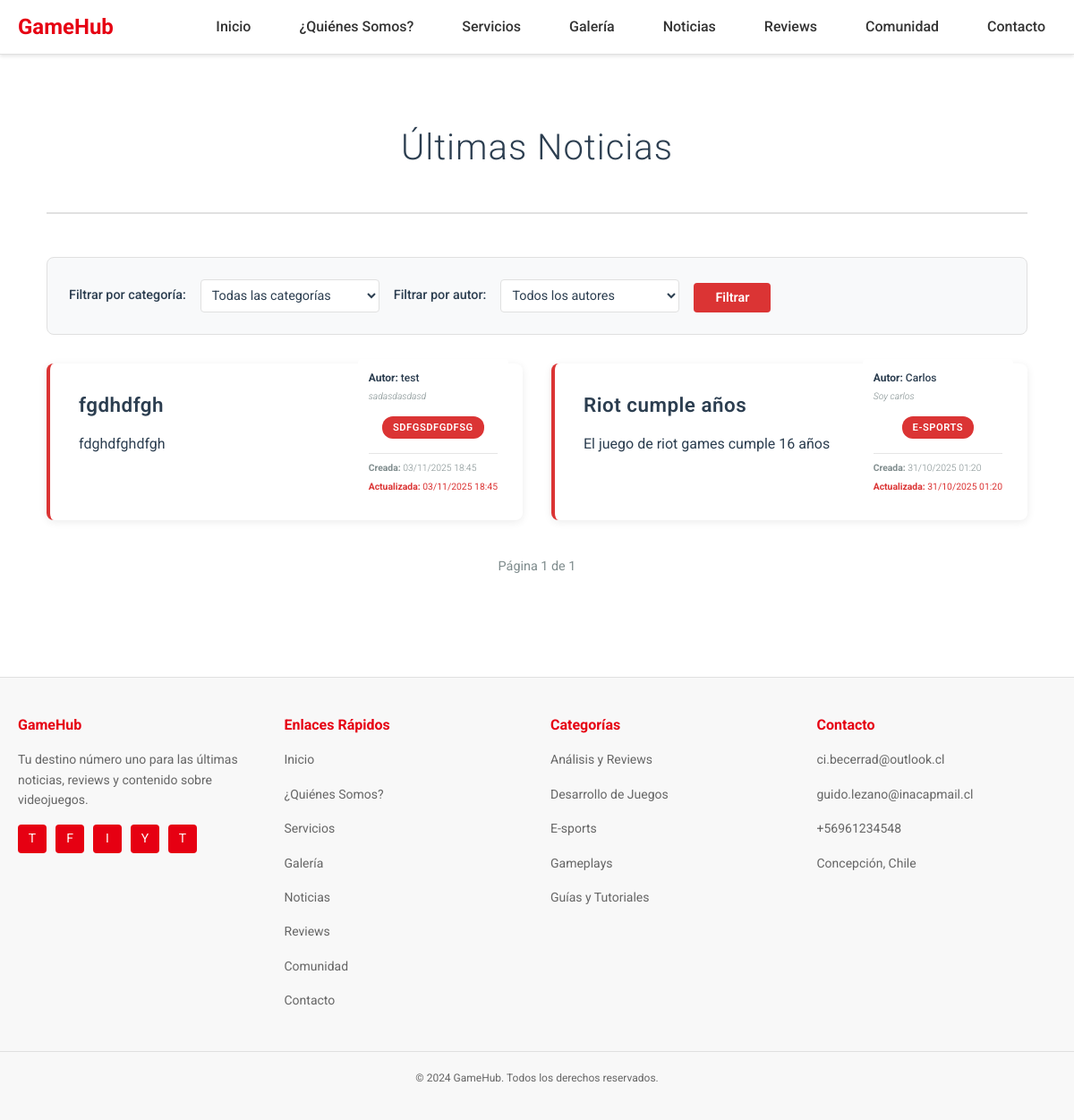
Screenshot of /noticias/ with the database file from the repository.
### noticias/models.py (models this page shows, shortened)
class Noticia(models.Model):
    titulo = models.CharField(max_length=100)
    detalle = models.TextField()
    autor = models.ForeignKey(Autor, on_delete=models.CASCADE, related_name="noticias")  # Relación con Autor
    categoria = models.ForeignKey(Categoria, on_delete=models.PROTECT, related_name="noticias")  # Relación con Categoria
    created = models.DateTimeField(auto_now_add=True)
    updated = models.DateTimeField(auto_now=True)

class Autor(models.Model):
    nombre = models.CharField(max_length=100)
    bio = models.TextField(blank=True)

class Categoria(models.Model):
    nombre = models.CharField(max_length=100, unique=True)

### noticias/views.py (the view)
# urls.py: path('noticias/', include('noticias.urls')),
def noticias(request):
    lista_noticias = (
        Noticia.objects.select_related('autor', 'categoria')
        .all()  # Obtiene todas las noticias inicialmente
    )
    categoria_id = request.GET.get('categoria')  # Ej: ?categoria=2
    autor_id = request.GET.get('autor')          # Ej: ?autor=5
    if categoria_id:
        lista_noticias = lista_noticias.filter(categoria_id=categoria_id)
    if autor_id:
        lista_noticias = lista_noticias.filter(autor_id=autor_id)
    lista_noticias = lista_noticias.order_by('-created')
    paginator = Paginator(lista_noticias, 5)# Divide resultados en páginas de 5 elementos cada una
    page_number = request.GET.get('page')# Obtiene número de página desde URL (ej: ?page=2)
    page_obj = paginator.get_page(page_number)# Obtiene objeto de página actual
    categorias = Categoria.objects.all()
    autores = Autor.objects.all()
    categoria_selected = int(categoria_id) if categoria_id else None
    autor_selected = int(autor_id) if autor_id else None
    return render(request, 'noticias/noticias.html', {
        'page_obj': page_obj,           # Objeto de paginación con noticias
        'categorias': categorias,       # Todas las categorías para filtro
        'autores': autores,             # Todos los autores para filtro
        'categoria_selected': categoria_selected,  # Categoría activa
        'autor_selected': autor_selected,          # Autor activo
    })

### core/context_processors.py (called while the page is built)
def categorias_noticias(request):
    try:
        from noticias.models import Categoria, Noticia
        categorias = list(Categoria.objects.all().order_by('nombre'))
        ultimas_noticias = list(Noticia.objects.select_related('autor', 'categoria').order_by('-created')[:5])
        return {
            'categorias_noticias': categorias,  # Lista de categorías disponibles
            'ultimas_noticias': ultimas_noticias,  # Últimas 5 noticias ordenadas por fecha descendente
        }
    except Exception:
        return {
            'categorias_noticias': [],
            'ultimas_noticias': [],
        }

### noticias/templates/noticias/noticias.html (shortened to what this page needs)
{% extends "core/base.html" %}
{% load static %}
{% block extra_css %}
<link rel="stylesheet" href="{% static 'noticias/css/noticias.css' %}">
{% endblock %}
{% block content %}
<div class="noticias-container">
  <div class="noticias-header">
    <h1>Últimas Noticias</h1>
  </div>
  <div class="filtros">
    <form method="get" action="{% url 'noticias:noticias' %}">
      <label for="categoria">Filtrar por categoría:</label>
      <select name="categoria" id="categoria">
        <option value="">Todas las categorías</option>
      </select>
      <label for="autor">Filtrar por autor:</label>
      <select name="autor" id="autor">
        <option value="">Todos los autores</option>
      </select>
      <button type="submit">Filtrar</button>
    </form>
  </div>
  {% if page_obj %}
  <ul class="noticias-list">
    {% for n in page_obj %}
    <li class="noticia-item">
      <h2 class="noticia-titulo">{{ n.titulo }}</h2>
      <p class="noticia-detalle">{{ n.detalle }}</p>
      <div class="noticia-meta">
        <div class="meta-autor">
          <p class="noticia-autor"><strong>Autor:</strong> {{ n.autor.nombre }}</p>
          {% if n.autor.bio %}
          <p class="noticia-autor-bio">{{ n.autor.bio|truncatewords:15 }}</p>
          {% endif %}
        </div>
        <div class="meta-categoria">
          <span class="badge-categoria">{{ n.categoria.nombre }}</span>
        </div>
        <div class="meta-fechas">
          <p class="noticia-fecha"><strong>Creada:</strong> {{ n.created|date:"d/m/Y H:i" }}</p>
          {% if n.updated != n.created %}
          <p class="noticia-fecha-updated"><strong>Actualizada:</strong> {{ n.updated|date:"d/m/Y H:i" }}</p>
          {% endif %}
        </div>
      </div>
    </li>
    {% endfor %}
  </ul>
  <div class="pagination">
    <span>Página {{ page_obj.number }} de {{ page_obj.paginator.num_pages }}</span>
  </div>
  {% else %}
  <div class="no-noticias">
    <p>No hay noticias aún.</p>
  </div>
  {% endif %}
</div>
{% endblock %}

### core/templates/core/base.html (shortened to what this page needs)
<!DOCTYPE html>
<html lang="es">
<head>
    {% load static %}
    <link rel="stylesheet" href="{% static 'core/css/base.css' %}">
    <link rel="stylesheet" href="{% static 'core/css/components.css' %}">
    {% block extra_css %}{% endblock %}
</head>
<body>
    <header class="header">
        <nav class="nav-container">
            <a href="{% url 'core:home' %}" class="logo">GameHub</a>
            <ul class="nav-menu roboto-light">
                <li class="nav-item"><a href="{% url 'core:home' %}">Inicio</a></li>
                <li class="nav-item"><a href="{% url 'core:about' %}">¿Quiénes Somos?</a></li>
                <li class="nav-item"><a href="{% url 'core:services' %}">Servicios</a></li>
                <li class="nav-item"><a href="{% url 'galeria:galeria' %}">Galería</a></li>
                <li class="nav-item"><a href="{% url 'noticias:noticias' %}">Noticias</a></li>
                <li class="nav-item"><a href="#">Reviews</a></li>
                <li class="nav-item"><a href="{% url 'comunidad:comunidad' %}">Comunidad</a></li>
                <li class="nav-item"><a href="{% url 'core:contact' %}">Contacto</a></li>
            </ul>
        </nav>
    </header>
    <main class="main-content">
        {% block content %}{% endblock %}
    </main>
    <footer class="footer" id="contacto">
        <div class="footer-content">
            <div class="footer-section">
                <h3>GameHub</h3>
                <p>Tu destino número uno para las últimas noticias, reviews y contenido sobre videojuegos.</p>
                <div class="social-links">
                    <a href="#" title="Twitter">T</a>
                    <a href="#" title="Facebook">F</a>
                    <a href="#" title="Instagram">I</a>
                    <a href="#" title="YouTube">Y</a>
                    <a href="#" title="Twitch">T</a>
                </div>
            </div>
            <div class="footer-section">
                <h3>Enlaces Rápidos</h3>
                <p><a href="{% url 'core:home' %}">Inicio</a></p>
                <p><a href="{% url 'core:about' %}">¿Quiénes Somos?</a></p>
                <p><a href="{% url 'core:services' %}">Servicios</a></p>
                <p><a href="{% url 'galeria:galeria' %}">Galería</a></p>
                <p><a href="{% url 'noticias:noticias' %}">Noticias</a></p>
                <p><a href="#">Reviews</a></p>
                <p><a href="{% url 'comunidad:comunidad' %}">Comunidad</a></p>
                <p><a href="{% url 'core:contact' %}">Contacto</a></p>
            </div>
            <div class="footer-section">
                <h3>Categorías</h3>
                {% if categorias_noticias %}
                    {% for categoria in categorias_noticias|slice:":5" %}
                        <p><a href="{% url 'noticias:noticias' %}?categoria={{ categoria.id }}">{{ categoria.nombre }}</a></p>
                    {% endfor %}
                {% else %}
                    <p><a href="#">PC Gaming</a></p>
                    <p><a href="#">Consolas</a></p>
                    <p><a href="#">Mobile Gaming</a></p>
                {% endif %}
            </div>
            <div class="footer-section">
                <h3>Contacto</h3>
                <p>ci.becerrad@outlook.cl</p>
                <p>guido.lezano@inacapmail.cl</p>
                <p>+56961234548</p>
                <p>Concepción, Chile</p>
            </div>
        </div>
        <div class="footer-bottom">
            <p>&copy; 2024 GameHub. Todos los derechos reservados.</p>
        </div>
    </footer>
</body>
</html>

### core/static/core/css/base.css (style rules this page uses)
* { margin: 0; padding: 0; box-sizing: border-box; }
body { font-family: "Roboto", sans-serif; background: #ffffff; color: #333333; line-height: 1.6; min-height: 100vh; display: flex; flex-direction: column; }
.roboto-light { font-family: "Roboto", sans-serif; font-weight: 300; }
h1, h2, h3, h4, h5, h6 { margin-bottom: 1rem; color: #333333; font-family: "Roboto", sans-serif; }
h1 { font-size: 2.5rem; font-weight: 700; }
h2 { font-size: 2rem; font-weight: 600; }
h3 { font-size: 1.5rem; font-weight: 600; }
p { margin-bottom: 1rem; color: #666666; font-family: "Roboto", sans-serif; font-weight: 400; }
.main-content { flex: 1; max-width: 1200px; margin: 0 auto; padding: 40px 20px; width: 100%; }
.header { background: #ffffff; border-bottom: 1px solid #e0e0e0; position: sticky; top: 0; z-index: 1000; box-shadow: 0 2px 4px rgba(0,0,0,0.1); }
.nav-container { max-width: 1200px; margin: 0 auto; padding: 0 20px; display: flex; justify-content: space-between; align-items: center; height: 60px; }
.logo { font-size: 24px; font-weight: bold; color: #e60012; text-decoration: none; }
.nav-menu { display: flex; list-style: none; gap: 30px; }
.nav-item a { color: #333333; text-decoration: none; font-weight: 500; font-size: 16px; padding: 8px 12px; border-radius: 4px; transition: all 0.2s ease; }
.footer { background: #f8f8f8; border-top: 1px solid #e0e0e0; margin-top: auto; padding: 40px 0 20px; }
.footer-content { max-width: 1200px; margin: 0 auto; padding: 0 20px; display: grid; grid-template-columns: repeat(auto-fit, minmax(250px, 1fr)); gap: 30px; }
.footer-section h3 { color: #e60012; margin-bottom: 15px; font-size: 16px; font-weight: bold; }
.footer-section p, .footer-section a { color: #666666; text-decoration: none; line-height: 1.6; font-size: 14px; }
.social-links { display: flex; gap: 10px; margin-top: 15px; }
.social-links a { display: inline-flex; align-items: center; justify-content: center; width: 32px; height: 32px; background: #e60012; border-radius: 4px; color: #ffffff; font-size: 14px; transition: all 0.2s ease; }
.footer-bottom { text-align: center; margin-top: 30px; padding-top: 20px; border-top: 1px solid #e0e0e0; color: #999999; font-size: 12px; }
a, button, .nav-item, .social-links a { transition: all 0.2s ease; }

### rows the page displays
Noticia: titulo "fgdhdfgh", detalle "fdghdfghdfgh", autor.nombre "test", autor.bio "sadasdasdasd", categoria.nombre "SDFGSDFGDFSG", created "03/11/2025 18:45", updated "03/11/2025 18:45"
Noticia: titulo "Riot cumple años", detalle "El juego de riot games cumple 16 años", autor.nombre "Carlos", autor.bio "Soy carlos", categoria.nombre "E-SPORTS", created "31/10/2025 01:20", updated "31/10/2025 01:20"
Categoria: nombre "Análisis y Reviews"
Categoria: nombre "Desarrollo de Juegos"
Categoria: nombre "E-sports"
Categoria: nombre "Gameplays"
Categoria: nombre "Guías y Tutoriales"

### other values shown
{{ page_obj.number }} "1"
{{ page_obj.paginator.num_pages }} "1"
